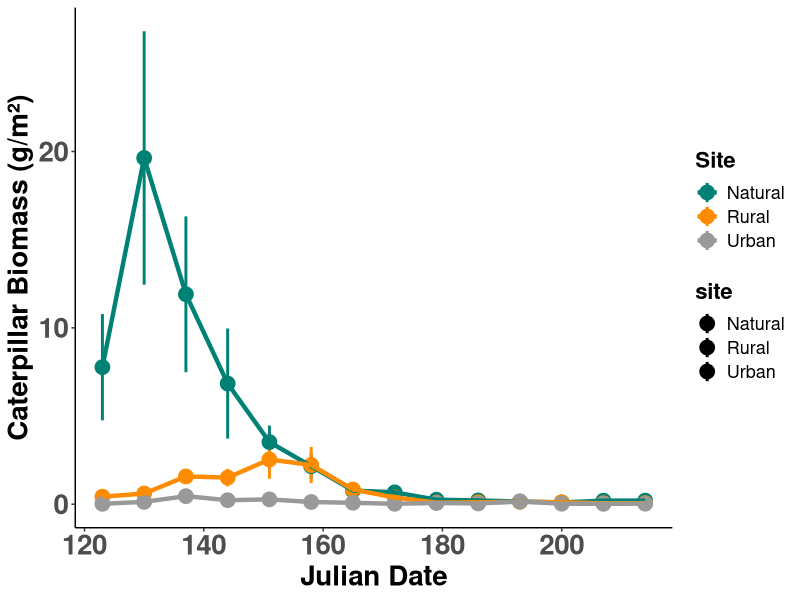
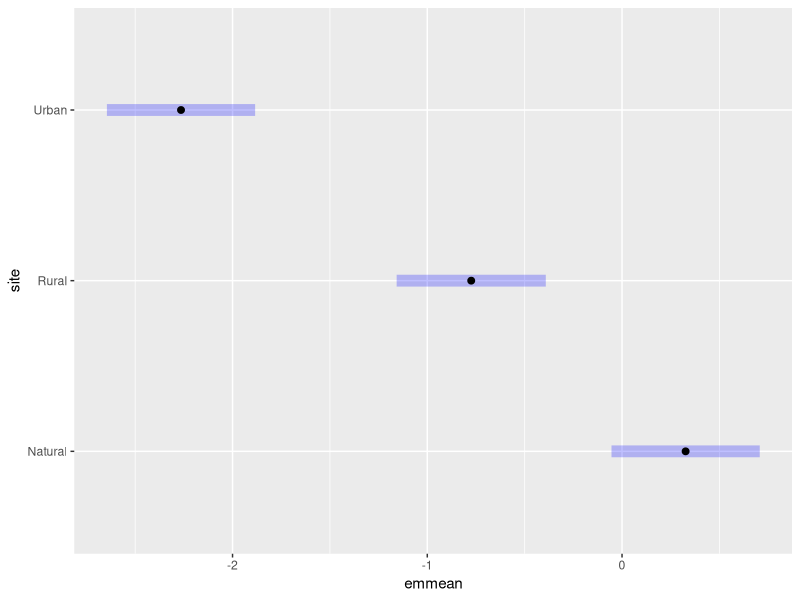

The R script that drew these images, in order:

### Analysis of Caterpillar Frass Biomass

# Load Packages ----
library(lubridate)
library(ggplot2)
library(emmeans)
library(lme4)

# Load "Frass_20-22.csv" 
# Hereon, data file is named "dat"
dat <- read.csv("Data/Frass_20-22.csv")

# Clean data
dat$frassID <- as.factor(dat$frassID) # individual ID of the frass net (named after the nest box it was closest to)
dat$site <- as.factor(dat$site)  # codes for the 3 sites: "N" natural, "R" rural, "U" urban
dat$date <- as.Date(dat$date, "%m/%d/%y")  # modify the format of the date of the year
dat$julian <- yday(dat$date)  # create a new column for julian date
dat$year <- as.factor(dat$year)  # year data was collected
dat$mass_g <- as.numeric(dat$mass_g) # dried mass of frass
dat$biomass <- as.numeric(dat$biomass) # estimated caterpillar biomass with correctino of temperature

# Rename groups
levels(dat$site)
levels(dat$site) <- c("Natural", "Rural", "Urban")


# Visualize
ggplot(data = dat, aes(x = Julian, y = biomass, colour = site, fill = site)) +
  stat_summary(size = 1, linewidth = 1) +
  stat_summary(fun = mean, geom = "line", size = 1.5) +
  #geom_jitter() +
  scale_color_manual(values=c("#008176", "darkorange", "#999999")) +
  scale_y_continuous(name = 'Caterpillar Biomass (g/m\u00b2)') +
  scale_x_continuous(name = 'Julian Date') +
  theme_classic() +
  theme(legend.position = 'right',
        plot.title = element_text(size = 25, hjust = 0.5, colour="black",face = "bold"),
        axis.text = element_text(size = 20, face = "bold"),
        axis.title = element_text(size = 20, colour = "black", face = "bold"),
        legend.title = element_text(size = 16,
                                    colour="black",face = "bold",vjust = 1),
        legend.text = element_text(size=13)) +
  labs(color = "Site") 


#################################
# Generalized Linear Model of Caterpillar Biomass
glm_model <- glm(biomass ~ site + year + julian, 
                 family = Gamma(link = "log"), data = dat)
summary(glm_model)

# Post Hoc Tests
post_hoc_model <- emmeans(glm_model, list(pairwise ~ site))
pairs(post_hoc_model, simple = "each")
plot(post_hoc_model)
